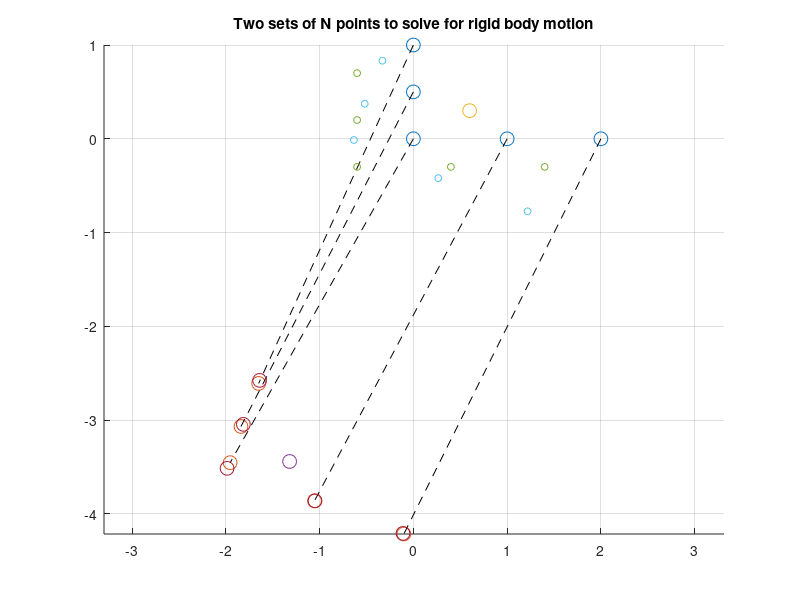
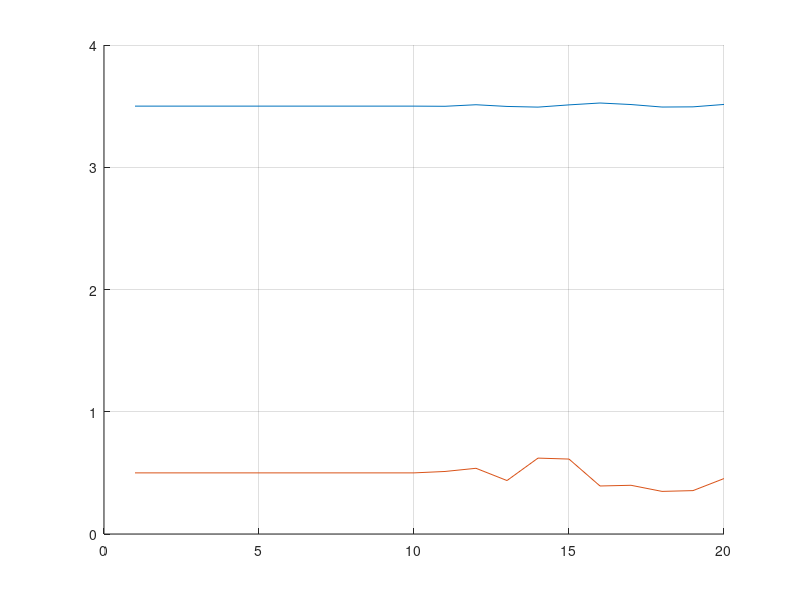

MATLAB code to generate these figures, in order:
% Proof of concept for solving motion estimation using SVD
clc;
clear all;
% close all;
tic;
rng(42) % set random seed

big_S = {};
S11 = [];
S22 = [];

% Attempt to iterate through different noise severity and observe S matrix
% changing
for tmp_itr = 1:20

    %% Make sets of points
    % A rotation to eventually solve for
    theta = -pi/8;
    R_offset = [cos(theta) -sin(theta); sin(theta) cos(theta)];

    % P1 is a pointcloud with random coordinates
    N = 5;
    % P1 = 0.25*randn(2,N);

    % Create a nice P1 around the origin, and a P2 that is a rotated version
    % P1 = [-1 -1; -1 1; 1 1; 1 -1]'; % square
    % P1 = [-0.2 -0.2; -0.5 0.5; 1 1; 0.5 -0.5; 0.8 0.8]'; % arrow head
    P1 = [2 0; 1 0; 0 0; 0 0.5; 0 1]';
    P2 = R_offset * P1 + [-2 -3.5]';

    % Wobble the points
    if(tmp_itr>10)
        for i = 1:N
            P2(:,i) = P2(:,i) - tmp_itr * 0.005*randn;% 0.05*randn;
        end
    end

    % Show points
    figure(1);
    clf;
    hold on;
    grid on;
    axis equal;
    scatter(P1(1,:),P1(2,:),100,'ro');
    scatter(P2(1,:),P2(2,:),100,'bo');
    for i = 1:N
        plot([P1(1,i) P2(1,i)], [P1(2,i) P2(2,i)],'k--');
    end
    title('Two sets of N points to solve for rigid body motion');

    %% Prepare cross-dispersion matrix C
    % Find mean x,y of the set of points
    P1_mean = mean(P1,2);
    P2_mean = mean(P2,2);

    scatter(P1_mean(1,:),P1_mean(2,:),100,'r.');
    scatter(P2_mean(1,:),P2_mean(2,:),100,'b.');

    % Transform the points over to the origin
    P1_origin = P1 - P1_mean;
    P2_origin = P2 - P2_mean;

    scatter(P1_origin(1,:),P1_origin(2,:),25,'rx');
    scatter(P2_origin(1,:),P2_origin(2,:),25,'bx');

    W = eye(N); % weights

    C = P1_origin * W * P2_origin';

    %% Do SVD and find rotation
    [U,S,V] = svd(C);
    M = eye(2);
    M(2,2) = det(U*V');
    R_without_M = U*V';
    R_final = U*M*V';

    R_final = R_final'; % the reflection comes out backwards unless we used V*U'
    % there is an inconsistency between Challis 1995 and Arun 1987 I think

    theta_R = atan2(R_final(2,1),R_final(1,1));
    theta_R_no_M = atan2(R_without_M(2,1),R_without_M(1,1));

    %% Transform vector v
    v = P2_mean - R_final * P1_mean;

    % Move P1 points back onto P2, showing v is correct
    P2_restored = R_final * P1 + v;
    scatter(P2_restored(1,:),P2_restored(2,:),100,'g+');
    
    big_S = [big_S; {S}];
    S11 = [S11;S(1,1)];
    S22 = [S22;S(2,2)];


end

%%
figure(2);
clf;
hold on;
grid on;
% axis equal;
% for i = 1:size(big_S)
%     plot(i,big_S{i,1}(1,1))
%     scatter(big_S{i,1}(1,1),big_S{i,1}(2,2))
% end

plot(S11);
plot(S22);




